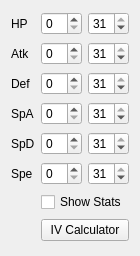
<?xml version="1.0" encoding="UTF-8"?>
<ui version="4.0">
 <class>IVFilter</class>
 <widget class="QWidget" name="IVFilter">
  <property name="geometry">
   <rect>
    <x>0</x>
    <y>0</y>
    <width>129</width>
    <height>256</height>
   </rect>
  </property>
  <layout class="QGridLayout" name="gridLayout">
   <item row="2" column="0">
    <widget class="QLabel" name="labelDef">
     <property name="text">
      <string>Def</string>
     </property>
    </widget>
   </item>
   <item row="3" column="1">
    <widget class="QSpinBox" name="spinBoxSpAMin">
     <property name="maximum">
      <number>31</number>
     </property>
    </widget>
   </item>
   <item row="1" column="2">
    <widget class="QSpinBox" name="spinBoxAtkMax">
     <property name="maximum">
      <number>31</number>
     </property>
     <property name="value">
      <number>31</number>
     </property>
    </widget>
   </item>
   <item row="5" column="2">
    <widget class="QSpinBox" name="spinBoxSpeMax">
     <property name="maximum">
      <number>31</number>
     </property>
     <property name="value">
      <number>31</number>
     </property>
    </widget>
   </item>
   <item row="5" column="1">
    <widget class="QSpinBox" name="spinBoxSpeMin">
     <property name="maximum">
      <number>31</number>
     </property>
    </widget>
   </item>
   <item row="0" column="1">
    <widget class="QSpinBox" name="spinBoxHPMin">
     <property name="maximum">
      <number>31</number>
     </property>
    </widget>
   </item>
   <item row="4" column="0">
    <widget class="QLabel" name="labelSpD">
     <property name="text">
      <string>SpD</string>
     </property>
    </widget>
   </item>
   <item row="7" column="1" colspan="2">
    <widget class="QPushButton" name="pushButtonIVCalculator">
     <property name="text">
      <string>IV Calculator</string>
     </property>
    </widget>
   </item>
   <item row="2" column="2">
    <widget class="QSpinBox" name="spinBoxDefMax">
     <property name="maximum">
      <number>31</number>
     </property>
     <property name="value">
      <number>31</number>
     </property>
    </widget>
   </item>
   <item row="3" column="0">
    <widget class="QLabel" name="labelSpA">
     <property name="text">
      <string>SpA</string>
     </property>
    </widget>
   </item>
   <item row="1" column="1">
    <widget class="QSpinBox" name="spinBoxAtkMin">
     <property name="maximum">
      <number>31</number>
     </property>
    </widget>
   </item>
   <item row="3" column="2">
    <widget class="QSpinBox" name="spinBoxSpAMax">
     <property name="maximum">
      <number>31</number>
     </property>
     <property name="value">
      <number>31</number>
     </property>
    </widget>
   </item>
   <item row="5" column="0">
    <widget class="QLabel" name="labelSpe">
     <property name="text">
      <string>Spe</string>
     </property>
    </widget>
   </item>
   <item row="4" column="1">
    <widget class="QSpinBox" name="spinBoxSpDMin">
     <property name="maximum">
      <number>31</number>
     </property>
    </widget>
   </item>
   <item row="4" column="2">
    <widget class="QSpinBox" name="spinBoxSpDMax">
     <property name="maximum">
      <number>31</number>
     </property>
     <property name="value">
      <number>31</number>
     </property>
    </widget>
   </item>
   <item row="1" column="0">
    <widget class="QLabel" name="labelAtk">
     <property name="text">
      <string>Atk</string>
     </property>
    </widget>
   </item>
   <item row="0" column="0">
    <widget class="QLabel" name="labelHP">
     <property name="text">
      <string>HP</string>
     </property>
    </widget>
   </item>
   <item row="0" column="2">
    <widget class="QSpinBox" name="spinBoxHPMax">
     <property name="maximum">
      <number>31</number>
     </property>
     <property name="value">
      <number>31</number>
     </property>
    </widget>
   </item>
   <item row="2" column="1">
    <widget class="QSpinBox" name="spinBoxDefMin">
     <property name="maximum">
      <number>31</number>
     </property>
    </widget>
   </item>
   <item row="6" column="1" colspan="2">
    <widget class="QCheckBox" name="checkBoxShowStats">
     <property name="text">
      <string>Show Stats</string>
     </property>
    </widget>
   </item>
  </layout>
 </widget>
 <tabstops>
  <tabstop>spinBoxHPMin</tabstop>
  <tabstop>spinBoxHPMax</tabstop>
  <tabstop>spinBoxAtkMin</tabstop>
  <tabstop>spinBoxAtkMax</tabstop>
  <tabstop>spinBoxDefMin</tabstop>
  <tabstop>spinBoxDefMax</tabstop>
  <tabstop>spinBoxSpAMin</tabstop>
  <tabstop>spinBoxSpAMax</tabstop>
  <tabstop>spinBoxSpDMin</tabstop>
  <tabstop>spinBoxSpDMax</tabstop>
  <tabstop>spinBoxSpeMin</tabstop>
  <tabstop>spinBoxSpeMax</tabstop>
  <tabstop>checkBoxShowStats</tabstop>
  <tabstop>pushButtonIVCalculator</tabstop>
 </tabstops>
 <resources/>
 <connections/>
 <slots>
  <slot>changeCompareHP(int)</slot>
  <slot>changeCompareAtk(int)</slot>
  <slot>changeCompareDef(int)</slot>
  <slot>changeCompareSpA(int)</slot>
  <slot>changeCompareSpD(int)</slot>
  <slot>changeCompareSpe(int)</slot>
 </slots>
</ui>
